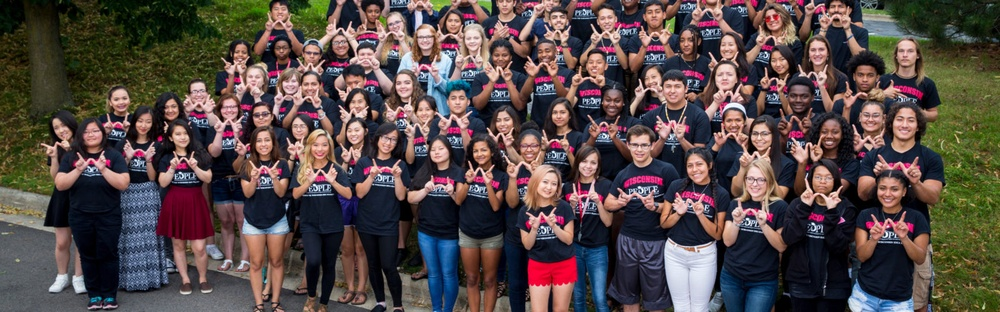
#> input picture data/images/face_test.jpg, 1000 x 312 px, shrunk from 1600 x 500 before the run
$ jupyter execute 03_Detect_Face.ipynb
#> lines starting #> are read from the running program, lines starting #| are printed output that depends on the picture; after the words box and inside, x2 and y2 are one past the last pixel; in counts of white or black regions, pixels touching at a corner belong together
## Use Cascade Classifier Training

[cell 1]
import numpy as np
import cv2
face_cascade = cv2.CascadeClassifier('another/haarcascade_frontalface_default.xml')
# eye_cascade = cv2.CascadeClassifier('haarcascade_eye.xml')
img = cv2.imread('../data/images/face_test.jpg')
#> img is the input picture: shape (312, 1000, 3); mean B, G, R 71.1, 73.6, 86.1
gray = cv2.cvtColor(img, cv2.COLOR_BGR2GRAY)
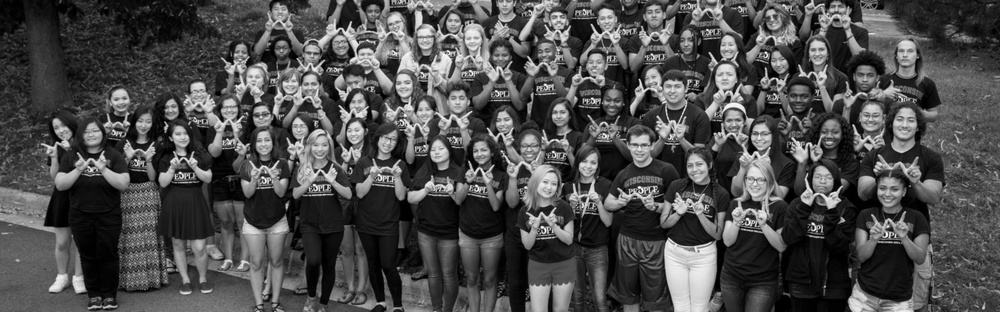
#> gray: shape (312, 1000); min 0, max 253, mean 77

faces = face_cascade.detectMultiScale(gray, 1.3, 5)
#> faces = 14 rows, first 6: [892, 41, 27, 27], [659, 76, 27, 27], [786, 86, 26, 26], [446, 89, 25, 25], [548, 103, 24, 24], [891, 109, 28, 28]
for (x,y,w,h) in faces:
    cv2.rectangle(img,(x,y),(x+w,y+h),(255,0,0),2)
#> this loop made 14 passes
#> (x, y, w, h) on passes 1 to 12: (892, 41, 27, 27), (659, 76, 27, 27), (786, 86, 26, 26), (446, 89, 25, 25), (548, 103, 24, 24), (891, 109, 28, 28), (816, 121, 28, 28), (748, 124, 26, 26), (626, 135, 27, 27), (682, 154, 28, 28), (809, 166, 28, 28), (742, 169, 27, 27)
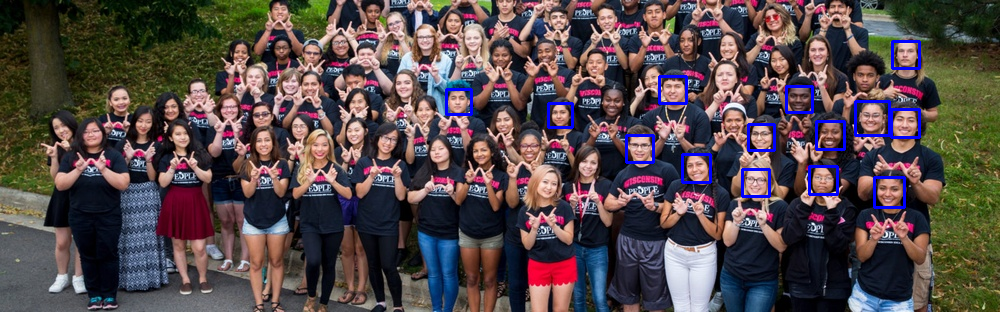
#> img: shape (312, 1000, 3); 1.45% of pixels changed, all inside (x1, y1, x2, y2) = (445, 40, 921, 209)
# [5 lines of commented-out code are left out]
print(len(faces))
#| 14
cv2.imshow('img',img)
cv2.waitKey(0)
cv2.destroyAllWindows()
